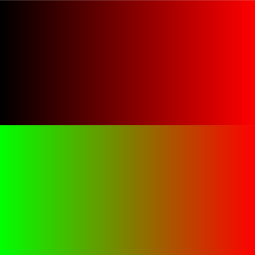
Frame 1 (no input)
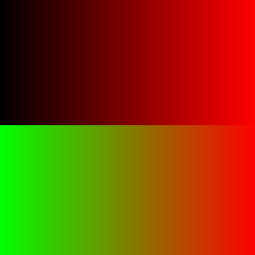
Frame 60 (the mouse pressed at the canvas centre just before this capture)
Frame 120 (the mouse held since frame 60 and released just before this capture): identical to frame 60, image omitted

The Processing sketch that drew these frames (run headless with seeded random() and noise(); from frame 60 on, the mouse is pressed at the canvas centre):

// Processing sketch: farbe_01_rgb
// ── farbe_01_rgb.pde
void setup() {
  size(255, 255);
}

void draw() {
  for (int i=0; i<255; i++) {
    stroke(i, 0, 0);
    line(i, 0, i, 125);
  }

  for (int i=0; i<255; i++) {
    stroke(i, 255-i, 0);
    line(i, 125, i, 255);
  }
}
